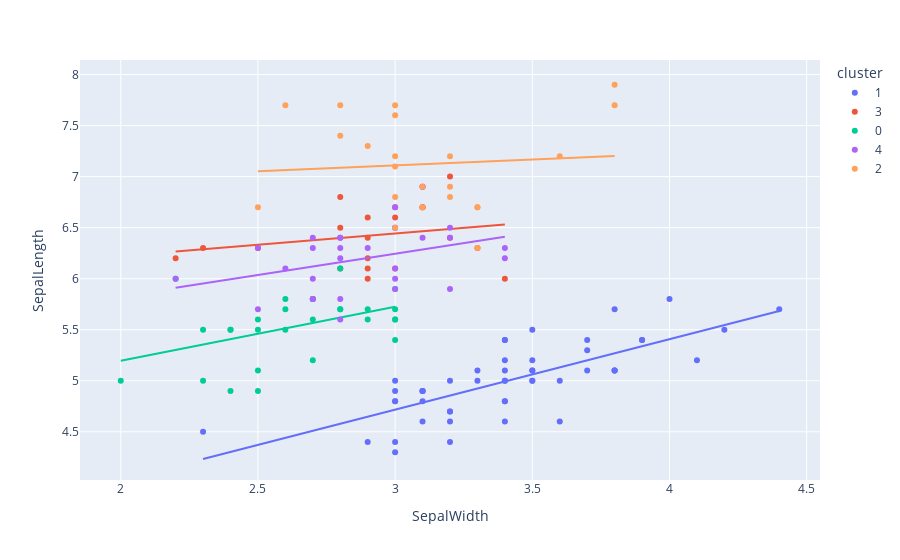

The notebook cell saved with this chart:
### Markdown cell above
Create the scatterplot *with ordinary least squares (ols) trendlines* to better show the relationship for each cluster:

- with `px` do `scatter` using
    - `dta_iris`
    - `x="SepalWidth"`
    - `y="SepalLength"`
    - `color="cluster"`
    - `trendline="ols"`
<!--     - `title_text="Relationship between Sepal Length and Sepal Width"` -->
    
**Note everything in the list is a freestyle block except the first item, which is a dataframe variable**

### Code cell
px.scatter(dta_iris,x = "SepalWidth",y = "SepalLength",color = "cluster",trendline = "ols")

#<xml xmlns="https://developers.google.com/blockly/xml"><variables><variable id="o]8d]RxO,Gcx(.ogOS#{">px</variable><variable id="uUJihm=g](CDwSA@CKO2">dta_iris</variable></variables><block type="varDoMethod" id="Dn5fvKUj5b*)^9)1eTd8" x="-72" y="81"><mutation items="5"></mutation><field name="VAR" id="o]8d]RxO,Gcx(.ogOS#{">px</field><field name="MEMBER">scatter</field><data>px:scatter</data><value name="ADD0"><block type="variables_get" id="j7;K-#L?vCt~imZ?=Oax"><field name="VAR" id="uUJihm=g](CDwSA@CKO2">dta_iris</field></block></value><value name="ADD1"><block type="dummyOutputCodeBlock" id="Od4~8dz?HlhMIYS8s~gV"><field name="CODE">x = "SepalWidth"</field></block></value><value name="ADD2"><block type="dummyOutputCodeBlock" id="pwXKi)V{FZ:PE[jU!H,r"><field name="CODE">y = "SepalLength"</field></block></value><value name="ADD3"><block type="dummyOutputCodeBlock" id="-O+U-Gyb3EVUUL/h0pO?"><field name="CODE">color = "cluster"</field></block></value><value name="ADD4"><block type="dummyOutputCodeBlock" id="T;jLv6M{]ex}DVUc*v}D"><field name="CODE">trendline = "ols"</field></block></value></block></xml>

### Figure 1 — Plotly figure (JSON) as saved in the notebook; plotly's stock layout.template omitted (floating-point values rounded to 4 significant figures)
{"data": [{"hovertemplate": "cluster=1<br>SepalWidth=%{x}<br>SepalLength=%{y}<extra></extra>", "legendgroup": "1", "marker": {"color": "#636efa", "symbol": "circle"}, "mode": "markers", "name": "1", "orientation": "v", "showlegend": true, "type": "scatter", "x": [3.5, 3.0, 3.2, 3.1, 3.6, 3.9, 3.4, 3.4, 2.9, 3.1, 3.7, 3.4, 3.0, 3.0, 4.0, 4.4, 3.9, 3.5, 3.8, 3.8, 3.4, 3.7, 3.6, 3.3, 3.4, 3.0, 3.4, 3.5, 3.4, 3.2, 3.1, 3.4, 4.1, 4.2, 3.1, 3.2, 3.5, 3.1, 3.0, 3.4, 3.5, 2.3, 3.2, 3.5, 3.8, 3.0, 3.8, 3.2, 3.7, 3.3], "xaxis": "x", "y": [5.1, 4.9, 4.7, 4.6, 5.0, 5.4, 4.6, 5.0, 4.4, 4.9, 5.4, 4.8, 4.8, 4.3, 5.8, 5.7, 5.4, 5.1, 5.7, 5.1, 5.4, 5.1, 4.6, 5.1, 4.8, 5.0, 5.0, 5.2, 5.2, 4.7, 4.8, 5.4, 5.2, 5.5, 4.9, 5.0, 5.5, 4.9, 4.4, 5.1, 5.0, 4.5, 4.4, 5.0, 5.1, 4.8, 5.1, 4.6, 5.3, 5.0], "yaxis": "y"}, {"hovertemplate": "<b>OLS trendline</b><br>SepalLength = 0.690854 * SepalWidth + 2.64466<br>R<sup>2</sup>=0.557681<br><br>cluster=1<br>SepalWidth=%{x}<br>SepalLength=%{y} <b>(trend)</b><extra></extra>", "legendgroup": "1", "marker": {"color": "#636efa", "symbol": "circle"}, "mode": "lines", "name": "1", "showlegend": false, "type": "scatter", "x": [2.3, 2.9, 3.0, 3.0, 3.0, 3.0, 3.0, 3.0, 3.1, 3.1, 3.1, 3.1, 3.1, 3.2, 3.2, 3.2, 3.2, 3.2, 3.3, 3.3, 3.4, 3.4, 3.4, 3.4, 3.4, 3.4, 3.4, 3.4, 3.4, 3.5, 3.5, 3.5, 3.5, 3.5, 3.5, 3.6, 3.6, 3.7, 3.7, 3.7, 3.8, 3.8, 3.8, 3.8, 3.9, 3.9, 4.0, 4.1, 4.2, 4.4], "xaxis": "x", "y": [4.234, 4.648, 4.717, 4.717, 4.717, 4.717, 4.717, 4.717, 4.786, 4.786, 4.786, 4.786, 4.786, 4.855, 4.855, 4.855, 4.855, 4.855, 4.924, 4.924, 4.994, 4.994, 4.994, 4.994, 4.994, 4.994, 4.994, 4.994, 4.994, 5.063, 5.063, 5.063, 5.063, 5.063, 5.063, 5.132, 5.132, 5.201, 5.201, 5.201, 5.27, 5.27, 5.27, 5.27, 5.339, 5.339, 5.408, 5.477, 5.546, 5.684], "yaxis": "y"}, {"hovertemplate": "cluster=3<br>SepalWidth=%{x}<br>SepalLength=%{y}<extra></extra>", "legendgroup": "3", "marker": {"color": "#EF553B", "symbol": "circle"}, "mode": "markers", "name": "3", "orientation": "v", "showlegend": true, "type": "scatter", "x": [3.2, 3.2, 3.1, 2.8, 3.3, 2.9, 2.9, 3.1, 2.2, 2.5, 2.8, 2.9, 3.0, 2.8, 3.0, 2.9, 3.4, 3.1, 2.3, 3.0, 2.9], "xaxis": "x", "y": [7.0, 6.4, 6.9, 6.5, 6.3, 6.6, 6.1, 6.7, 6.2, 6.3, 6.1, 6.4, 6.6, 6.8, 6.7, 6.0, 6.0, 6.7, 6.3, 6.1, 6.2], "yaxis": "y"}, {"hovertemplate": "<b>OLS trendline</b><br>SepalLength = 0.220312 * SepalWidth + 5.78071<br>R<sup>2</sup>=0.047317<br><br>cluster=3<br>SepalWidth=%{x}<br>SepalLength=%{y} <b>(trend)</b><extra></extra>", "legendgroup": "3", "marker": {"color": "#EF553B", "symbol": "circle"}, "mode": "lines", "name": "3", "showlegend": false, "type": "scatter", "x": [2.2, 2.3, 2.5, 2.8, 2.8, 2.8, 2.9, 2.9, 2.9, 2.9, 2.9, 3.0, 3.0, 3.0, 3.1, 3.1, 3.1, 3.2, 3.2, 3.3, 3.4], "xaxis": "x", "y": [6.265, 6.287, 6.331, 6.398, 6.398, 6.398, 6.42, 6.42, 6.42, 6.42, 6.42, 6.442, 6.442, 6.442, 6.464, 6.464, 6.464, 6.486, 6.486, 6.508, 6.53], "yaxis": "y"}, {"hovertemplate": "cluster=0<br>SepalWidth=%{x}<br>SepalLength=%{y}<extra></extra>", "legendgroup": "0", "marker": {"color": "#00cc96", "symbol": "circle"}, "mode": "markers", "name": "0", "orientation": "v", "showlegend": true, "type": "scatter", "x": [2.3, 2.8, 2.4, 2.7, 2.0, 3.0, 2.2, 2.9, 3.0, 2.7, 2.5, 2.8, 2.6, 2.4, 2.4, 2.7, 3.0, 3.0, 2.5, 2.6, 2.6, 2.3, 2.7, 3.0, 2.9, 2.5, 2.8, 2.5], "xaxis": "x", "y": [5.5, 5.7, 4.9, 5.2, 5.0, 5.9, 6.0, 5.6, 5.6, 5.8, 5.6, 6.1, 5.7, 5.5, 5.5, 5.8, 5.4, 5.6, 5.5, 5.5, 5.8, 5.0, 5.6, 5.7, 5.7, 5.1, 5.7, 4.9], "yaxis": "y"}, {"hovertemplate": "<b>OLS trendline</b><br>SepalLength = 0.528364 * SepalWidth + 4.13953<br>R<sup>2</sup>=0.200055<br><br>cluster=0<br>SepalWidth=%{x}<br>SepalLength=%{y} <b>(trend)</b><extra></extra>", "legendgroup": "0", "marker": {"color": "#00cc96", "symbol": "circle"}, "mode": "lines", "name": "0", "showlegend": false, "type": "scatter", "x": [2.0, 2.2, 2.3, 2.3, 2.4, 2.4, 2.4, 2.5, 2.5, 2.5, 2.5, 2.6, 2.6, 2.6, 2.7, 2.7, 2.7, 2.7, 2.8, 2.8, 2.8, 2.9, 2.9, 3.0, 3.0, 3.0, 3.0, 3.0], "xaxis": "x", "y": [5.196, 5.302, 5.355, 5.355, 5.408, 5.408, 5.408, 5.46, 5.46, 5.46, 5.46, 5.513, 5.513, 5.513, 5.566, 5.566, 5.566, 5.566, 5.619, 5.619, 5.619, 5.672, 5.672, 5.725, 5.725, 5.725, 5.725, 5.725], "yaxis": "y"}, {"hovertemplate": "cluster=4<br>SepalWidth=%{x}<br>SepalLength=%{y}<extra></extra>", "legendgroup": "4", "marker": {"color": "#ab63fa", "symbol": "circle"}, "mode": "markers", "name": "4", "orientation": "v", "showlegend": true, "type": "scatter", "x": [3.2, 2.7, 2.7, 2.9, 3.2, 2.7, 2.5, 2.8, 3.2, 3.0, 2.2, 2.8, 2.7, 2.8, 3.0, 2.8, 2.8, 2.8, 2.6, 3.4, 3.1, 3.0, 3.1, 2.7, 3.0, 2.5, 3.0, 3.4, 3.0], "xaxis": "x", "y": [5.9, 6.0, 5.8, 6.3, 6.5, 6.4, 5.7, 5.8, 6.4, 6.5, 6.0, 5.6, 6.3, 6.2, 6.1, 6.4, 6.4, 6.3, 6.1, 6.3, 6.4, 6.0, 6.9, 5.8, 6.7, 6.3, 6.5, 6.2, 5.9], "yaxis": "y"}, {"hovertemplate": "<b>OLS trendline</b><br>SepalLength = 0.41636 * SepalWidth + 4.99629<br>R<sup>2</sup>=0.133857<br><br>cluster=4<br>SepalWidth=%{x}<br>SepalLength=%{y} <b>(trend)</b><extra></extra>", "legendgroup": "4", "marker": {"color": "#ab63fa", "symbol": "circle"}, "mode": "lines", "name": "4", "showlegend": false, "type": "scatter", "x": [2.2, 2.5, 2.5, 2.6, 2.7, 2.7, 2.7, 2.7, 2.7, 2.8, 2.8, 2.8, 2.8, 2.8, 2.8, 2.9, 3.0, 3.0, 3.0, 3.0, 3.0, 3.0, 3.1, 3.1, 3.2, 3.2, 3.2, 3.4, 3.4], "xaxis": "x", "y": [5.912, 6.037, 6.037, 6.079, 6.12, 6.12, 6.12, 6.12, 6.12, 6.162, 6.162, 6.162, 6.162, 6.162, 6.162, 6.204, 6.245, 6.245, 6.245, 6.245, 6.245, 6.245, 6.287, 6.287, 6.329, 6.329, 6.329, 6.412, 6.412], "yaxis": "y"}, {"hovertemplate": "cluster=2<br>SepalWidth=%{x}<br>SepalLength=%{y}<extra></extra>", "legendgroup": "2", "marker": {"color": "#FFA15A", "symbol": "circle"}, "mode": "markers", "name": "2", "orientation": "v", "showlegend": true, "type": "scatter", "x": [3.3, 3.0, 3.0, 3.0, 2.9, 2.5, 3.6, 3.0, 3.8, 2.6, 3.2, 2.8, 3.3, 3.2, 3.0, 2.8, 3.8, 3.0, 3.1, 3.1, 3.2, 3.3], "xaxis": "x", "y": [6.3, 7.1, 6.5, 7.6, 7.3, 6.7, 7.2, 6.8, 7.7, 7.7, 6.9, 7.7, 6.7, 7.2, 7.2, 7.4, 7.9, 7.7, 6.9, 6.7, 6.8, 6.7], "yaxis": "y"}, {"hovertemplate": "<b>OLS trendline</b><br>SepalLength = 0.116148 * SepalWidth + 6.76108<br>R<sup>2</sup>=0.006981<br><br>cluster=2<br>SepalWidth=%{x}<br>SepalLength=%{y} <b>(trend)</b><extra></extra>", "legendgroup": "2", "marker": {"color": "#FFA15A", "symbol": "circle"}, "mode": "lines", "name": "2", "showlegend": false, "type": "scatter", "x": [2.5, 2.6, 2.8, 2.8, 2.9, 3.0, 3.0, 3.0, 3.0, 3.0, 3.0, 3.1, 3.1, 3.2, 3.2, 3.2, 3.3, 3.3, 3.3, 3.6, 3.8, 3.8], "xaxis": "x", "y": [7.051, 7.063, 7.086, 7.086, 7.098, 7.11, 7.11, 7.11, 7.11, 7.11, 7.11, 7.121, 7.121, 7.133, 7.133, 7.133, 7.144, 7.144, 7.144, 7.179, 7.202, 7.202], "yaxis": "y"}], "layout": {"legend": {"title": {"text": "cluster"}, "tracegroupgap": 0}, "margin": {"t": 60}, "xaxis": {"anchor": "y", "domain": [0, 1], "title": {"text": "SepalWidth"}}, "yaxis": {"anchor": "x", "domain": [0, 1], "title": {"text": "SepalLength"}}}}
